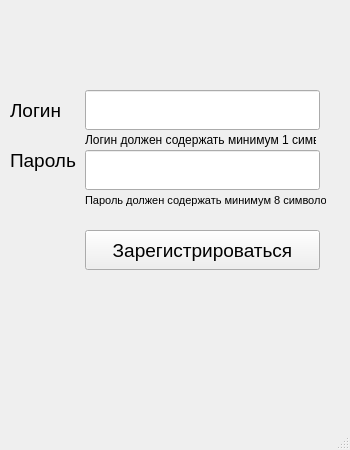
<?xml version="1.0" encoding="UTF-8"?>
<ui version="4.0">
 <class>MainWindow</class>
 <widget class="QMainWindow" name="MainWindow">
  <property name="geometry">
   <rect>
    <x>0</x>
    <y>0</y>
    <width>350</width>
    <height>450</height>
   </rect>
  </property>
  <property name="windowTitle">
   <string>Авторизация</string>
  </property>
  <widget class="QWidget" name="centralwidget">
   <widget class="QLabel" name="label_2">
    <property name="geometry">
     <rect>
      <x>10</x>
      <y>90</y>
      <width>75</width>
      <height>40</height>
     </rect>
    </property>
    <property name="font">
     <font>
      <pointsize>14</pointsize>
     </font>
    </property>
    <property name="text">
     <string>Логин</string>
    </property>
   </widget>
   <widget class="QLabel" name="label_3">
    <property name="geometry">
     <rect>
      <x>10</x>
      <y>140</y>
      <width>75</width>
      <height>40</height>
     </rect>
    </property>
    <property name="font">
     <font>
      <pointsize>14</pointsize>
     </font>
    </property>
    <property name="text">
     <string>Пароль</string>
    </property>
   </widget>
   <widget class="QPushButton" name="ButtonSignUp">
    <property name="geometry">
     <rect>
      <x>85</x>
      <y>230</y>
      <width>235</width>
      <height>40</height>
     </rect>
    </property>
    <property name="font">
     <font>
      <pointsize>14</pointsize>
     </font>
    </property>
    <property name="text">
     <string>Зарегистрироваться</string>
    </property>
   </widget>
   <widget class="QLabel" name="label_4">
    <property name="geometry">
     <rect>
      <x>85</x>
      <y>190</y>
      <width>241</width>
      <height>20</height>
     </rect>
    </property>
    <property name="font">
     <font>
      <pointsize>8</pointsize>
     </font>
    </property>
    <property name="text">
     <string>Пароль должен содержать минимум 8 символов</string>
    </property>
   </widget>
   <widget class="QLineEdit" name="loginREG">
    <property name="geometry">
     <rect>
      <x>85</x>
      <y>90</y>
      <width>235</width>
      <height>40</height>
     </rect>
    </property>
    <property name="font">
     <font>
      <pointsize>14</pointsize>
     </font>
    </property>
   </widget>
   <widget class="QLineEdit" name="passwordREG">
    <property name="geometry">
     <rect>
      <x>85</x>
      <y>150</y>
      <width>235</width>
      <height>40</height>
     </rect>
    </property>
    <property name="font">
     <font>
      <pointsize>14</pointsize>
     </font>
    </property>
   </widget>
   <widget class="QLabel" name="label">
    <property name="geometry">
     <rect>
      <x>85</x>
      <y>130</y>
      <width>231</width>
      <height>20</height>
     </rect>
    </property>
    <property name="text">
     <string>Логин должен содержать минимум 1 символ</string>
    </property>
   </widget>
  </widget>
  <widget class="QMenuBar" name="menubar">
   <property name="geometry">
    <rect>
     <x>0</x>
     <y>0</y>
     <width>350</width>
     <height>21</height>
    </rect>
   </property>
  </widget>
  <widget class="QStatusBar" name="statusbar"/>
 </widget>
 <resources/>
 <connections/>
</ui>
